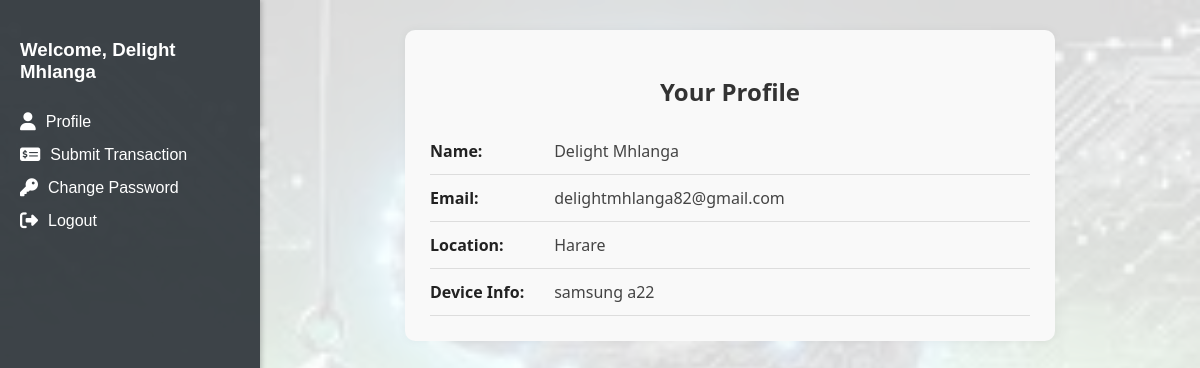
The app's page /auth/profile (signed in) with its own data.
### app/models.py (models this page shows)
class Customer(db.Model):
    id = db.Column(db.Integer, primary_key=True)
    name = db.Column(db.String(100), nullable=False)
    usual_location = db.Column(db.String(100), nullable=True)  # ✅ Temporarily allow nulls
    email = db.Column(db.String(120), unique=True, nullable=False)
    password_hash = db.Column(db.String(128), nullable=False)
    is_suspended = db.Column(db.Boolean, default=False)
    created_at = db.Column(db.DateTime, default=datetime.utcnow)
    device_info = db.Column(db.String(200), nullable=True)  # ✅ Add this line
    transactions = db.relationship(
        'Transaction',
        backref='customer',
        lazy=True,
        cascade='all, delete-orphan',
        passive_deletes=True
    )

### app/routes/auth.py (the view)
@auth_bp.route('/profile')
def profile():
    if 'user_id' not in session:
        flash('Please log in first.')
        return redirect(url_for('auth.login'))
    user = Customer.query.get(session['user_id'])
    return render_template('profile.html', user=user)

### app/templates/profile.html (shortened to what this page needs)
{% extends "customer_dashboard.html" %}
{% block content %}
<div class="profile-container">
    <h2>Your Profile</h2>
    <ul class="profile-details">
        <li><strong>Name:</strong> {{ user.name }}</li>
        <li><strong>Email:</strong> {{ user.email }}</li>
        <li><strong>Location:</strong> {{ user.usual_location }}</li>
        <li><strong>Device Info:</strong> {{ user.device_info }}</li>
    </ul>
</div>
{% endblock %}

### app/templates/customer_dashboard.html (shortened to what this page needs)
<!DOCTYPE html>
<html>
<head>
    <link rel="stylesheet" href="https://cdnjs.cloudflare.com/ajax/libs/font-awesome/6.5.0/css/all.min.css">
</head>
<body>
    <div class="container">
        <div class="sidebar">
            <h3>Welcome, {{ user.name }}</h3>
            <a href="{{ url_for('auth.profile') }}"><i class="fas fa-user"></i> Profile</a>
            <a href="{{ url_for('transactions.submit_transaction') }}"><i class="fas fa-money-check-alt"></i> Submit Transaction</a>
            <a href="{{ url_for('auth.change_password') }}"><i class="fas fa-key"></i> Change Password</a>
            <a href="{{ url_for('auth.logout') }}"><i class="fas fa-sign-out-alt"></i> Logout</a>
        </div>
        <div class="main">
            {% block content %}
            {% endblock %}
        </div>
    </div>
</body>
</html>

### app/templates/customer_dashboard.html (style rules this page uses)
body { margin: 0; font-family: Arial, sans-serif; background-image: url("/static/images/cust_dash.jpg"); background-size: cover; background-position: center; background-repeat: no-repeat; min-height: 100vh; }
.container { display: flex; height: 100vh; background-color: rgba(255, 255, 255, 0.85); }
.sidebar { width: 220px; background-color: rgba(52, 58, 64, 0.95); color: white; padding: 20px; box-shadow: 2px 0 5px rgba(0,0,0,0.2); }
.sidebar h3 { margin-bottom: 30px; }
.sidebar a { display: flex; align-items: center; color: white; text-decoration: none; margin-bottom: 15px; font-size: 16px; }
.sidebar a i { margin-right: 10px; font-size: 18px; }
.main { flex-grow: 1; padding: 30px; overflow-y: auto; }

### app/templates/profile.html (style rules this page uses)
.profile-container { max-width: 600px; margin: auto; background-color: #f9f9f9; padding: 25px; border-radius: 10px; box-shadow: 0 0 10px rgba(0, 0, 0, 0.05); font-family: 'Segoe UI', Tahoma, Geneva, Verdana, sans-serif; }
.profile-container h2 { text-align: center; margin-bottom: 20px; color: #333; }
.profile-details { list-style: none; padding: 0; margin: 0; }
.profile-details li { padding: 12px 0; border-bottom: 1px solid #ddd; font-size: 16px; color: #444; }
.profile-details li strong { display: inline-block; width: 120px; color: #222; }

### records on screen
Customer: name "Delight Mhlanga", email "delightmhlanga82@gmail.com", usual_location "Harare", device_info "samsung a22"
